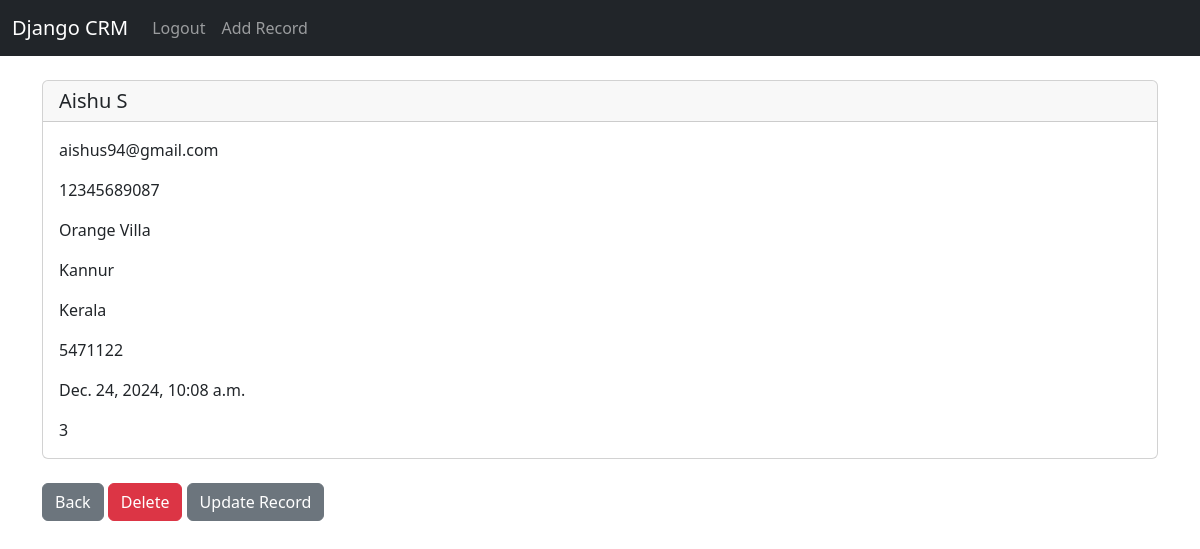
Screenshot of /record/3 (signed in) with the database file from the repository.
### website/models.py (models this page shows, shortened)
class Record(models.Model):
	created_at = models.DateTimeField(auto_now_add = True)
	first_name = models.CharField(max_length=50)
	last_name = models.CharField(max_length=50)
	email = models.CharField(max_length=100)
	phone = models.CharField(max_length=15)
	address = models.CharField(max_length=100)
	city = models.CharField(max_length=50)
	state = models.CharField(max_length=50)
	zipcode = models.CharField(max_length=15)

### website/views.py (the view)
# urls.py: path('record/<int:pk>', views.customer_record, name='record'),
def customer_record(request,pk):
	if request.user.is_authenticated:
		customer_record = Record.objects.get(id=pk)
		return render(request,'record.html',{'customer_record': customer_record})
	else:
		messages.success(request, 'You have to be logged in to view the records...')
		return redirect('home')

### website/templates/record.html
{% extends 'base.html' %}
{% block content %}
<div class="card">
	  <h5 class="card-header">{{customer_record.first_name}} {{customer_record.last_name}}</h5>
	  <div class="card-body">
	    <p class="card-text">{{customer_record.email}}</p>
	    <p class="card-text">{{customer_record.phone}}</p>
	    <p class="card-text">{{customer_record.address}}</p>
	    <p class="card-text">{{customer_record.city}}</p>
	    <p class="card-text">{{customer_record.state}}</p>
	    <p class="card-text">{{customer_record.zipcode}}</p>
	    <p class="card-text">{{customer_record.created_at}}</p>
	    <p class="card-text">{{customer_record.id}}</p>
	  </div>
</div>
<br/>
<a href="{% url 'home' %}" class="btn btn-secondary">Back</a>
<a href="{% url 'delete_record' customer_record.id %}" class="btn btn-danger">Delete</a>
<a href="{% url 'update_record' customer_record.id %}" class="btn btn-secondary">Update Record</a>
{% endblock %}

### rows the page displays
Record: first_name "Aishu", last_name "S", email "aishus94@gmail.com", phone "12345689087", address "Orange Villa", city "Kannur", state "Kerala", zipcode "5471122", created_at "Dec. 24, 2024, 10:08 a.m.", id "3"
